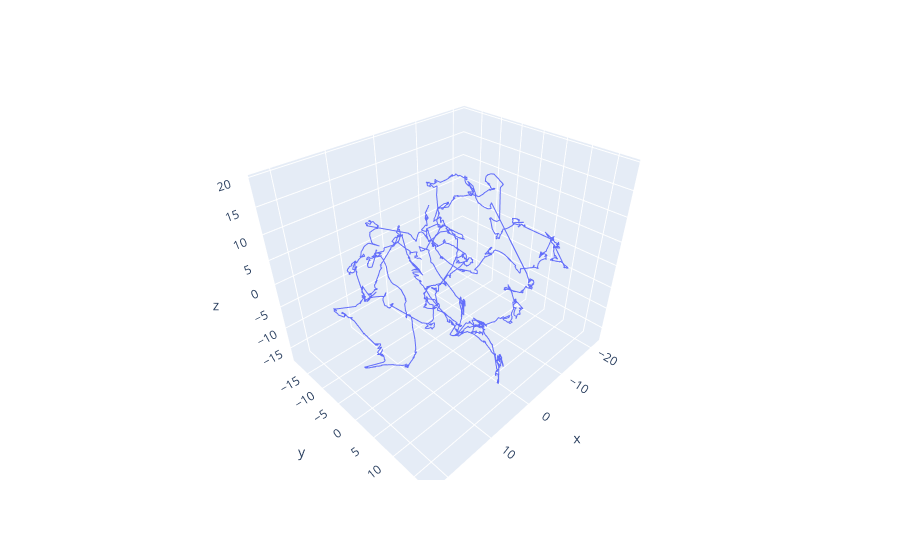

Source (notebook cell):
### Code cell
fig = px.line_3d(pd.DataFrame(phase_traj_proj, columns=['x', 'y', 'z']), x="x", y="y", z="z")

fig.show()

### Figure 1 — Plotly figure (JSON) as saved in the notebook; plotly's stock layout.template omitted (floating-point values rounded to 4 significant figures; data arrays with more than 128 entries replaced by an {"elided": "..."} marker saying what was removed)
{"data": [{"hovertemplate": "x=%{x}<br>y=%{y}<br>z=%{z}<extra></extra>", "legendgroup": "", "line": {"color": "#636efa", "dash": "solid"}, "marker": {"symbol": "circle"}, "mode": "lines", "name": "", "scene": "scene", "showlegend": false, "type": "scatter3d", "x": {"elided": "2613 float values"}, "y": {"elided": "2613 float values"}, "z": {"elided": "2613 float values"}}], "layout": {"legend": {"tracegroupgap": 0}, "margin": {"t": 60}, "scene": {"domain": {"x": [0, 1], "y": [0, 1]}, "xaxis": {"title": {"text": "x"}}, "yaxis": {"title": {"text": "y"}}, "zaxis": {"title": {"text": "z"}}}}}
